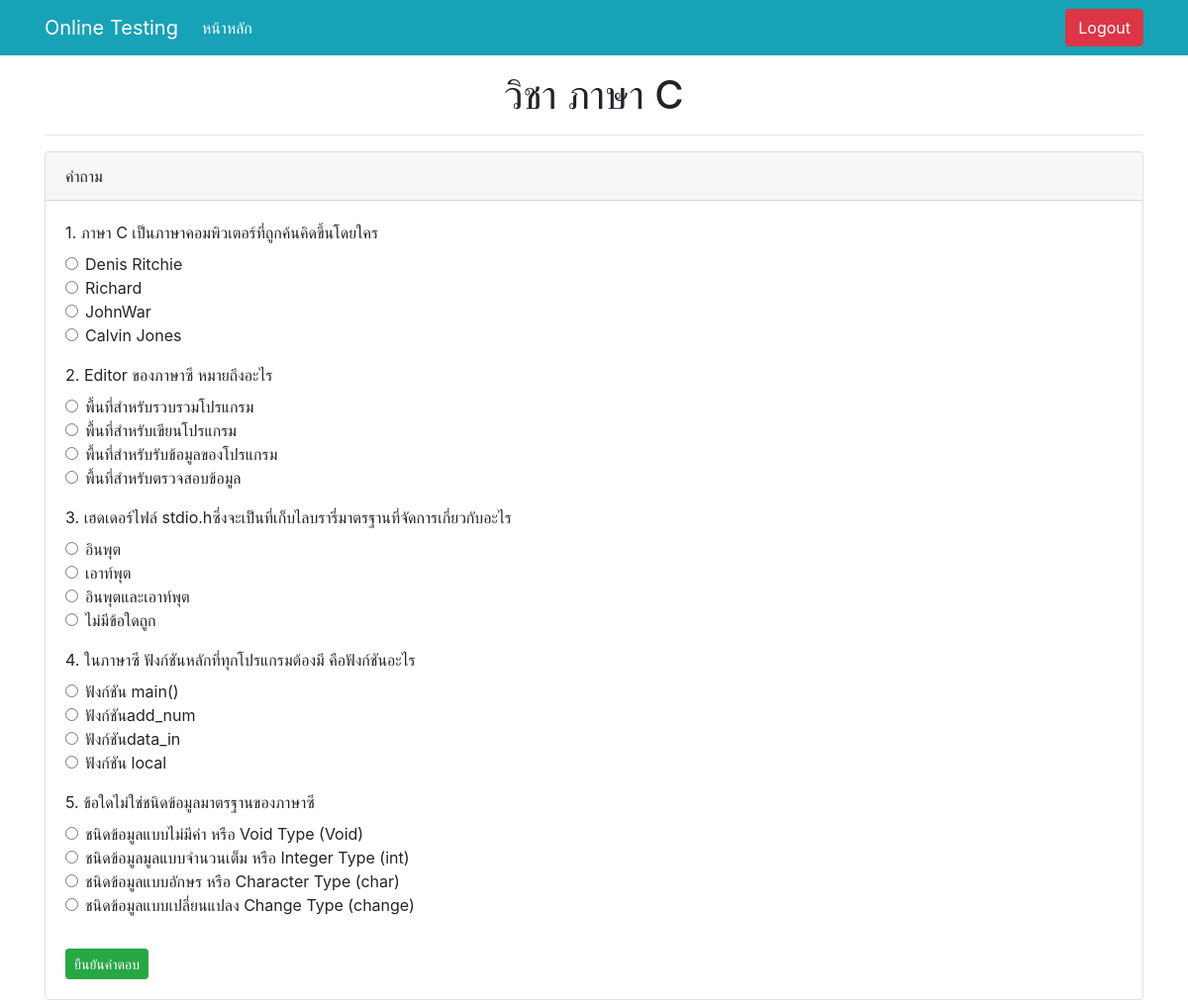
The app's page /start_test.php?id=8 (signed in) with its own data.
### tables this page shows
CREATE TABLE `subject_information` (
  `subject_id` int(10) NOT NULL,
  `subject_name` varchar(255) NOT NULL,
  `subject_image` varchar(255) NOT NULL
);

CREATE TABLE `question` (
  `question_id` int(10) NOT NULL,
  `subject_id` int(10) NOT NULL,
  `num` int(10) NOT NULL,
  `question_exam` varchar(500) NOT NULL,
  `answer1` varchar(255) NOT NULL,
  `answer2` varchar(255) NOT NULL,
  `answer3` varchar(255) DEFAULT NULL,
  `answer4` varchar(255) DEFAULT NULL,
  `ans_true` int(10) NOT NULL
);

### start_test.php (the view, shortened to what this page needs)
<?php
include 'config/db.php';
$id = $_GET['id'];
$sql = "SELECT * FROM question WHERE subject_id = '$id'";
$result = $conn->prepare($sql);
$result->execute();
$sql2 = "SELECT * FROM subject_information WHERE subject_id = '$id'";
$result2 = $conn->prepare($sql2);
$result2->execute();
$row2 = $result2->fetch(PDO::FETCH_ASSOC);
?>
<!doctype html>
<html lang="en">
  <head>
    <link rel="stylesheet" href="https://cdn.jsdelivr.net/npm/bootstrap@4.0.0/dist/css/bootstrap.min.css">
  </head>
  <body>
  <nav class="navbar navbar-expand-lg navbar-light bg-info">
  <div class=" container">
  <a class="navbar-brand text-white" href="index.php">Online Testing</a>
  <div class="collapse navbar-collapse" id="navbarSupportedContent">
    <ul class="navbar-nav mr-auto">
      <li class="nav-item">
        <a class="nav-link text-white" href="index.php">หน้าหลัก</a>
      </li>
    </ul>
    <?php
    if(isset($_SESSION['user'])){ ?>
    <a href="logout.php" class="btn btn-danger">Logout</a>
    <?php }else{ ?>
      <a href="login.php" class="btn btn-warning">Login</a>
    <?php } ?>
  </div>
  </div>
</nav>
    <div class="container">
    <div class="row">
    <div class="col-md-12 mt-3">
    <h1 class="text-center"> วิชา <?php echo $row2['subject_name']; ?></h1>
    <hr>
    </div>
    </div>
    <div class="row">
    <div class="col-md-12">
    <div class="card">
  <div class="card-header">
    คำถาม
    </div>
    <div class="card-body">
    <form method="POST">
    <?php
    $i = 1;
    while($row = $result->fetch(PDO::FETCH_ASSOC)){ ?>
    <div class="form-group">
    <label><?php echo $i; ?>. <?php echo $row['question_exam']; ?></label>
      <div class="form-check">
      <input class="form-check-input" type="radio" name="answer<?php echo $row['question_id']; ?>" id="exampleRadios1" value="1" required>
      <label class="form-check-label" for="exampleRadios1">
        <?php echo $row['answer1']; ?>
      </label>
    </div>
    <div class="form-check">
      <input class="form-check-input" type="radio" name="answer<?php echo $row['question_id']; ?>" id="exampleRadios2" value="2" required>
      <label class="form-check-label" for="exampleRadios2">
        <?php echo $row['answer2']; ?>
      </label>
    </div>
    <?php if($row['answer3'] != ''){ ?>
    <div class="form-check">
      <input class="form-check-input" type="radio" name="answer<?php echo $row['question_id']; ?>" id="exampleRadios3" value="3" required>
      <label class="form-check-label" for="exampleRadios3">
        <?php echo $row['answer3']; ?>
      </label>
    </div>
    <?php } if($row['answer4'] != ''){ ?>
    <div class="form-check">
      <input class="form-check-input" type="radio" name="answer<?php echo $row['question_id']; ?>" id="exampleRadios4" value="4" required>
      <label class="form-check-label" for="exampleRadios4">
        <?php echo $row['answer4']; ?>
      </label>
    </div>
    <?php } ?>
    </div>
    <?php $i++; } ?>
    <button type="submit" name="submit" class="btn btn-success mt-3 btn-sm">ยืนยันคำตอบ</button>
    </form>
</div>
  </body>
</html>

### records on screen
subject_information: subject_name "ภาษา C"
question: question_exam "ภาษา C เป็นภาษาคอมพิวเตอร์ที่ถูกค้นคิดขึ้นโดยใคร", answer1 "Denis Ritchie", answer2 "Richard", answer3 "JohnWar", answer4 "Calvin Jones"
question: question_exam "Editor ของภาษาซี หมายถึงอะไร", answer1 "พื้นที่สำหรับรวบรวมโปรแกรม", answer2 "พื้นที่สำหรับเขียนโปรแกรม", answer3 "พื้นที่สำหรับรับข้อมูลของโปรแกรม", answer4 "พื้นที่สำหรับตรวจสอบข้อมูล"
question: question_exam "เฮดเดอร์ไฟล์ stdio.hซึ่งจะเป็นที่เก็บไลบรารี่มาตรฐานที่จัดการเกี่ยวกับอะไร", answer1 "อินพุต", answer2 "เอาท์พุต", answer3 "อินพุตและเอาท์พุต", answer4 "ไม่มีข้อใดถูก"
question: question_exam "ในภาษาซี ฟังก์ชันหลักที่ทุกโปรแกรมต้องมี คือฟังก์ชันอะไร", answer1 "ฟังก์ชัน main()", answer2 "ฟังก์ชันadd_num", answer3 "ฟังก์ชันdata_in", answer4 "ฟังก์ชัน local"
question: question_exam "ข้อใดไม่ใช่ชนิดข้อมูลมาตรฐานของภาษาซี", answer1 "ชนิดข้อมูลแบบไม่มีค่า หรือ Void Type (Void)", answer2 "ชนิดข้อมูลมูลแบบจำนวนเต็ม หรือ Integer Type (int)", answer3 "ชนิดข้อมูลแบบอักษร หรือ Character Type (char)", answer4 "ชนิดข้อมูลแบบเปลี่ยนแปลง Change Type (change)"
